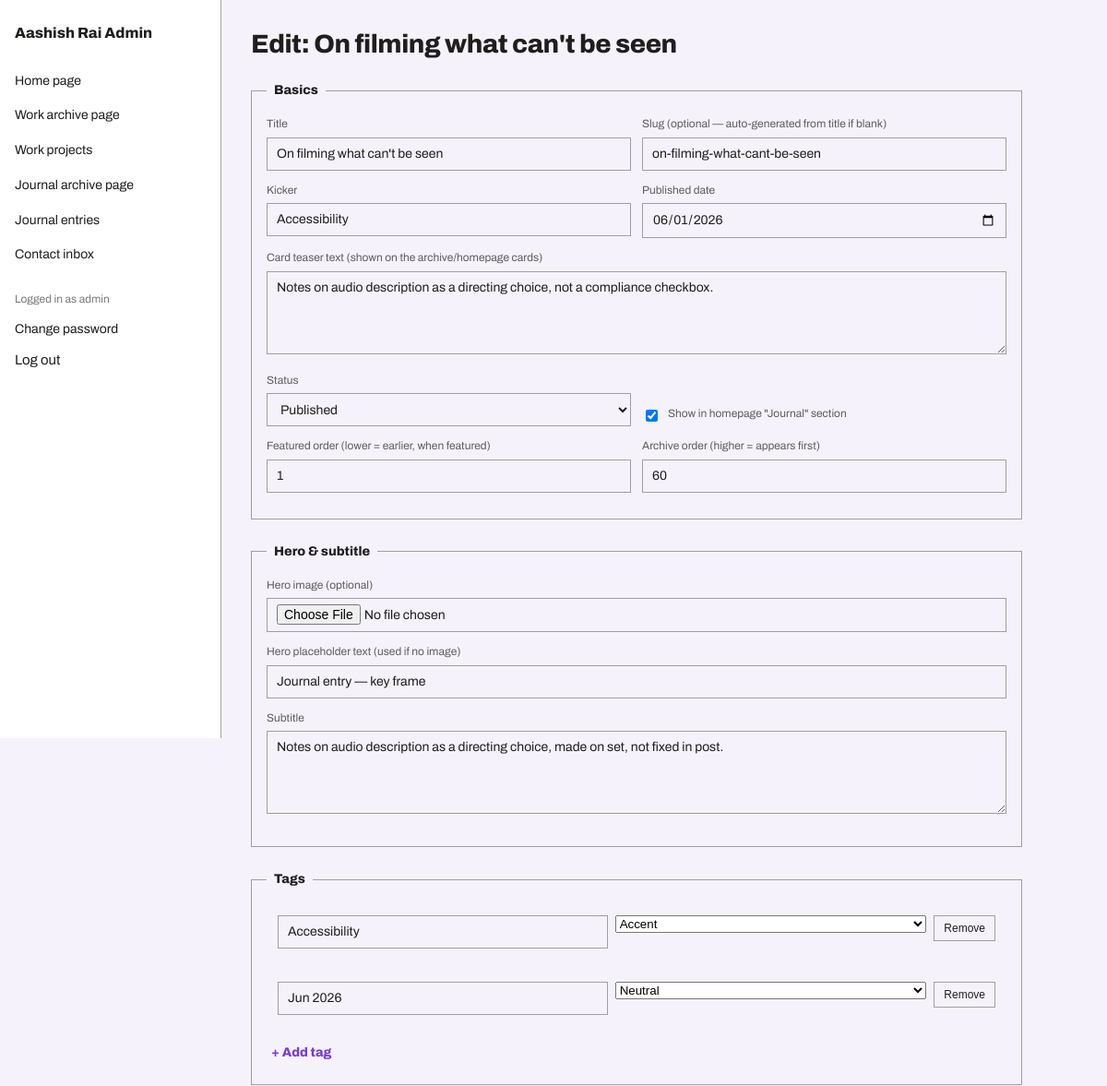
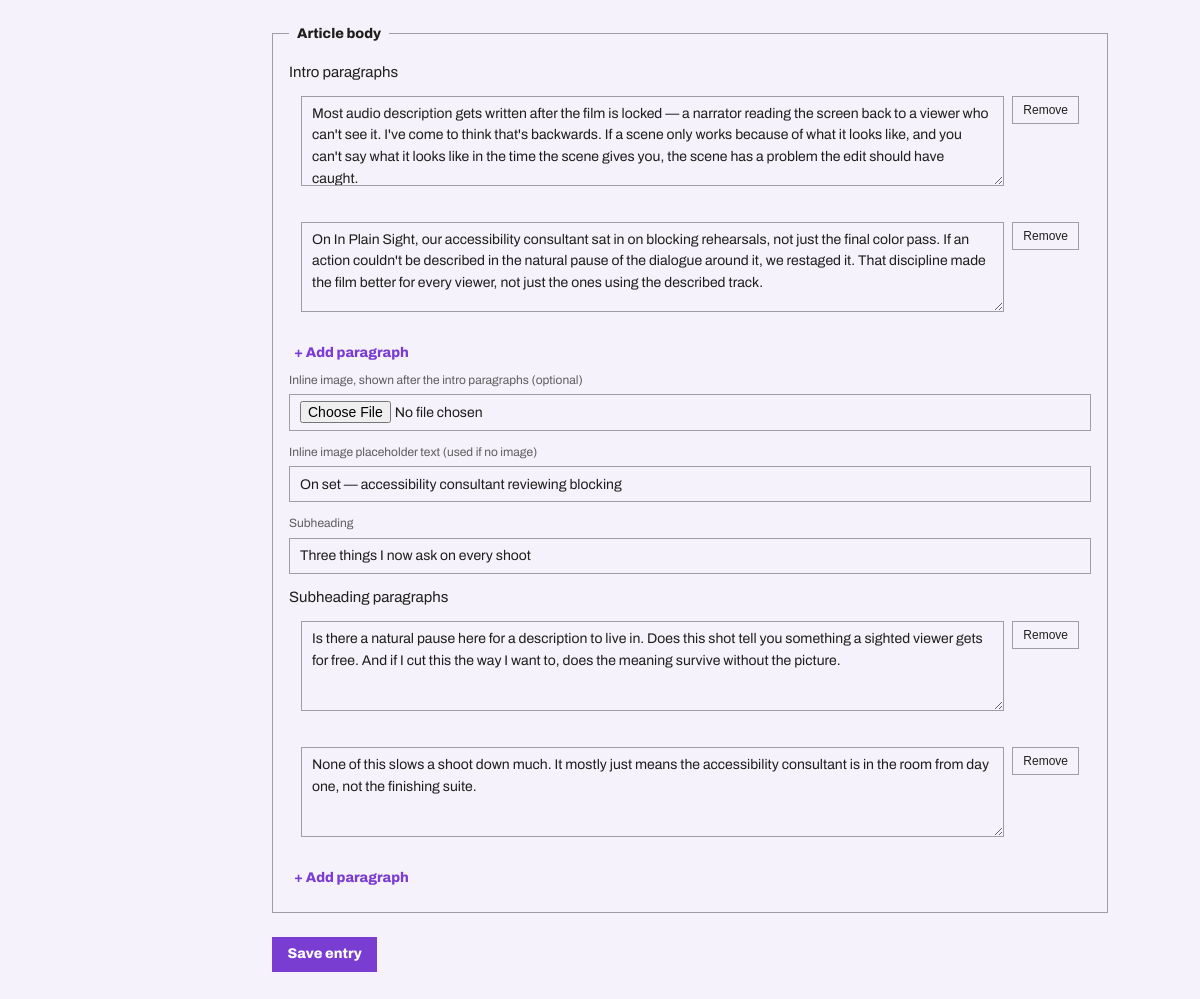
The app's page /admin/journal-entry-edit.php?id=1 (signed in) with its own data (2 pictures, top to bottom).
### tables this page shows
CREATE TABLE journal_entries (
  id INT UNSIGNED PRIMARY KEY AUTO_INCREMENT,
  slug VARCHAR(191) NOT NULL UNIQUE,
  title VARCHAR(200) NOT NULL,
  kicker VARCHAR(64) NOT NULL,
  card_body TEXT NOT NULL,
  published_on DATE NOT NULL,
  subtitle VARCHAR(255) NOT NULL,
  hero_image_path VARCHAR(255) NULL,
  hero_placeholder_text VARCHAR(160) NOT NULL,
  intro_paragraphs JSON NOT NULL,
  inline_image_path VARCHAR(255) NULL,
  inline_placeholder_text VARCHAR(160) NOT NULL,
  subheading VARCHAR(160) NOT NULL,
  subheading_paragraphs JSON NOT NULL,
  tags JSON NOT NULL,
  archive_sort_order INT NOT NULL DEFAULT 0,
  featured_sort_order INT NULL,
  status ENUM('published','draft') NOT NULL DEFAULT 'published',
  created_at TIMESTAMP NOT NULL DEFAULT CURRENT_TIMESTAMP,
  updated_at TIMESTAMP NOT NULL DEFAULT CURRENT_TIMESTAMP ON UPDATE CURRENT_TIMESTAMP,
  INDEX idx_featured (status, featured_sort_order),
  INDEX idx_archive (status, archive_sort_order)
);

### includes/functions.php (called while the page is built)
<?php
function asset_url(string $path): string
{
    return '/assets/' . ltrim($path, '/');
}
function e(string $value): string
{
    return htmlspecialchars($value, ENT_QUOTES, 'UTF-8');
}

### config/database.php (called while the page is built, shortened)
<?php
function get_db(): PDO
{
    static $pdo = null;
    if ($pdo instanceof PDO) {
        return $pdo;
    }
    $host = getenv('DB_HOST') ?: 'localhost';
    $name = getenv('DB_NAME') ?: '';
    $user = getenv('DB_USER') ?: '';
    $pass = getenv('DB_PASS') ?: '';
    $dsn = "mysql:host={$host};dbname={$name};charset=utf8mb4";
    try {
        $pdo = new PDO($dsn, $user, $pass, [
            PDO::ATTR_ERRMODE => PDO::ERRMODE_EXCEPTION,
            PDO::ATTR_DEFAULT_FETCH_MODE => PDO::FETCH_ASSOC,
            PDO::ATTR_EMULATE_PREPARES => false,
        ]);
    } catch (PDOException $e) {
        if (APP_ENV !== 'production') {
            throw $e;
        }
        error_log('Database connection failed: ' . $e->getMessage());
        die('Something went wrong. Please try again later.');
    }
    return $pdo;
}

### admin/includes/auth.php (called while the page is built, shortened)
<?php
function current_admin(): ?array
{
    $stmt = get_db()->prepare('SELECT id, username FROM admin_users WHERE id = ?');
    $stmt->execute([$_SESSION['admin_user_id']]);
    $user = $stmt->fetch();
    return $user === false ? null : $user;
}
function require_login(): array
{
    $user = current_admin();
    return $user;
}

### includes/content.php (called while the page is built, shortened)
<?php
require_once __DIR__ . '/../config/database.php';
function decode_journal_entry(array $row): array
{
    $row['intro_paragraphs'] = json_decode($row['intro_paragraphs'], true);
    $row['subheading_paragraphs'] = json_decode($row['subheading_paragraphs'], true);
    $row['tags'] = json_decode($row['tags'], true);
    return $row;
}

### admin/journal-entry-edit.php (the view, shortened to what this page needs)
<?php
require_once __DIR__ . '/includes/auth.php';
$adminUser = require_login();
$pdo = get_db();
$id = isset($_GET['id']) ? (int) $_GET['id'] : (isset($_POST['id']) ? (int) $_POST['id'] : 0);
$isNew = $id === 0;
$entry = [
    'title' => '', 'slug' => '', 'kicker' => '', 'card_body' => '',
    'published_on' => date('Y-m-d'), 'subtitle' => '',
    'hero_image_path' => null, 'hero_placeholder_text' => '',
    'intro_paragraphs' => [],
    'inline_image_path' => null, 'inline_placeholder_text' => '',
    'subheading' => '', 'subheading_paragraphs' => [],
    'tags' => [],
    'archive_sort_order' => 0, 'featured_sort_order' => null,
    'status' => 'published',
];
if (!$isNew) {
    $stmt = $pdo->prepare('SELECT * FROM journal_entries WHERE id = ?');
    $stmt->execute([$id]);
    $row = $stmt->fetch();
    $entry = decode_journal_entry($row);
}
require __DIR__ . '/includes/header.php';
?>
<h1><?= $isNew ? 'New journal entry' : e('Edit: ' . $entry['title']) ?></h1>
<form method="post" enctype="multipart/form-data" class="admin-form">
<fieldset>
<legend>Basics</legend>
<div class="field-row">
<div class="field"><label>Title</label><input class="input" name="title" value="<?= e($entry['title']) ?>" required></div>
<div class="field"><label>Slug (optional — auto-generated from title if blank)</label><input class="input" name="slug" value="<?= e($entry['slug']) ?>" placeholder="e.g. on-filming-what-cant-be-seen"></div>
</div>
<div class="field-row">
<div class="field"><label>Kicker</label><input class="input" name="kicker" value="<?= e($entry['kicker']) ?>" required></div>
<div class="field"><label>Published date</label><input class="input" type="date" name="published_on" value="<?= e($entry['published_on']) ?>" required></div>
</div>
<div class="field"><label>Card teaser text (shown on the archive/homepage cards)</label><textarea class="input" name="card_body" required><?= e($entry['card_body']) ?></textarea></div>
<div class="field-row">
<div class="field"><label>Status</label>
<select class="input" name="status">
<option value="published" <?= $entry['status'] === 'published' ? 'selected' : '' ?>>Published</option>
</select>
</div>
<div class="field admin-checkbox-field" style="align-self:flex-end">
<input type="checkbox" id="is_featured" name="is_featured" value="1" <?= $entry['featured_sort_order'] !== null ? 'checked' : '' ?>>
<label for="is_featured">Show in homepage "Journal" section</label>
</div>
</div>
<div class="field-row">
<div class="field"><label>Featured order (lower = earlier, when featured)</label><input class="input" type="number" name="featured_sort_order" value="<?= (int) ($entry['featured_sort_order'] ?? 0) ?>"></div>
<div class="field"><label>Archive order (higher = appears first)</label><input class="input" type="number" name="archive_sort_order" value="<?= (int) $entry['archive_sort_order'] ?>"></div>
</div>
</fieldset>
<fieldset>
<legend>Hero &amp; subtitle</legend>
<div class="field"><label>Hero image (optional)</label><input class="input" type="file" name="hero_image" accept="image/jpeg,image/png,image/webp"></div>
<div class="field"><label>Hero placeholder text (used if no image)</label><input class="input" name="hero_placeholder_text" value="<?= e($entry['hero_placeholder_text']) ?>"></div>
<div class="field"><label>Subtitle</label><textarea class="input" name="subtitle"><?= e($entry['subtitle']) ?></textarea></div>
</fieldset>
<fieldset>
<legend>Tags</legend>
<div class="repeater" data-repeater>
<div class="repeater-items">
<?php foreach ($entry['tags'] as $i => $tag): ?>
<div class="repeater-item">
<input class="input" name="tags[<?= $i ?>][label]" value="<?= e($tag['label']) ?>" placeholder="Label">
<select name="tags[<?= $i ?>][variant]">
<option value="accent" <?= $tag['variant'] === 'accent' ? 'selected' : '' ?>>Accent</option>
<option value="neutral" <?= $tag['variant'] === 'neutral' ? 'selected' : '' ?>>Neutral</option>
</select>
<button type="button" class="repeater-remove">Remove</button>
</div>
<?php endforeach; ?>
</div>
<button type="button" class="btn btn-ghost repeater-add">+ Add tag</button>
</div>
</fieldset>
<fieldset>
<legend>Article body</legend>
<label>Intro paragraphs</label>
<div class="repeater" data-repeater>
<div class="repeater-items">
<?php foreach ($entry['intro_paragraphs'] as $i => $para): ?>
<div class="repeater-item">
<textarea class="input" name="intro_paragraphs[<?= $i ?>][text]" placeholder="Paragraph text"><?= e($para['text']) ?></textarea>
<button type="button" class="repeater-remove">Remove</button>
</div>
<?php endforeach; ?>
</div>
<button type="button" class="btn btn-ghost repeater-add">+ Add paragraph</button>
</div>
<div class="field"><label>Inline image, shown after the intro paragraphs (optional)</label><input class="input" type="file" name="inline_image" accept="image/jpeg,image/png,image/webp"></div>
<div class="field"><label>Inline image placeholder text (used if no image)</label><input class="input" name="inline_placeholder_text" value="<?= e($entry['inline_placeholder_text']) ?>"></div>
<div class="field"><label>Subheading</label><input class="input" name="subheading" value="<?= e($entry['subheading']) ?>"></div>
<label>Subheading paragraphs</label>
<div class="repeater" data-repeater>
<div class="repeater-items">
<?php foreach ($entry['subheading_paragraphs'] as $i => $para): ?>
<div class="repeater-item">
<textarea class="input" name="subheading_paragraphs[<?= $i ?>][text]" placeholder="Paragraph text"><?= e($para['text']) ?></textarea>
<button type="button" class="repeater-remove">Remove</button>
</div>
<?php endforeach; ?>
</div>
<button type="button" class="btn btn-ghost repeater-add">+ Add paragraph</button>
</div>
</fieldset>
<button type="submit" class="btn btn-primary">Save entry</button>
</form>
<?php require __DIR__ . '/includes/footer.php'; ?>

### admin/includes/header.php (shortened to what this page needs)
<!DOCTYPE html>
<html lang="en">
<head>
<link rel="stylesheet" href="<?= asset_url('css/style.css') ?>">
<link rel="stylesheet" href="<?= asset_url('css/admin.css') ?>">
</head>
<body class="admin-body">
<div class="admin-shell">
<nav class="admin-sidebar">
<a href="/admin/index.php" class="admin-brand"><?= e(SITE_NAME) ?> Admin</a>
<div class="admin-nav-group">
<a href="/admin/settings-home.php">Home page</a>
<a href="/admin/settings-work.php">Work archive page</a>
<a href="/admin/work-projects.php">Work projects</a>
<a href="/admin/settings-journal.php">Journal archive page</a>
<a href="/admin/journal-entries.php">Journal entries</a>
<a href="/admin/contact-submissions.php">Contact inbox</a>
</div>
<div class="admin-nav-group">
<span class="admin-nav-user">Logged in as <?= e($adminUser['username'] ?? '') ?></span>
<a href="/admin/change-password.php">Change password</a>
<form action="/admin/logout.php" method="post" class="admin-logout-form">
<button type="submit" class="admin-link-button">Log out</button>
</form>
</div>
</nav>
<main class="admin-main">

### assets/css/style.css (style rules this page uses)
:root { --color-bg: #ffffff; --color-surface: #f6f2fb; --color-text: #201e1d; --color-accent: #7a3dd1; --color-accent-2: #7a3dd1; --color-divider: color-mix(in srgb, #201e1d 40%, transparent); --color-neutral-100: #f8f4f4; --color-neutral-200: #eae7e7; --color-neutral-300: #d7d3d3; --color-neutral-400: #bab6b6; --color-neutral-500: #9b9797; --color-neutral-600: #7d7979; --color-neutral-700: #605d5d; --color-neutral-800: #444141; --color-neutral-900: #2d2b2b; --color-accent-100: #f5edfc; --color-accent-200: #e6d2f7; --color-accent-300: #cfa9ef; --color-accent-400: #af79e2; --color-accent-500: #8f52d3; --color-accent-600: #64299f; --color-accent-700: #4c1e7a; --color-accent-800: #351454; --color-accent-900: #1f0c33; --color-accent-2-100: #f5edfc; --color-accent-2-200: #e6d2f7; --color-accent-2-300: #cfa9ef; --color-accent-2-400: #af79e2; --color-accent-2-500: #8f52d3; --color-accent-2-600: #64299f; --color-accent-2-700: #4c1e7a; --color-accent-2-800: #351454; --color-accent-2-900: #1f0c33; --font-heading: "Archivo", system-ui, sans-serif; --font-heading-weight: 800; --font-body: "Archivo", system-ui, sans-serif; --space-1: 4.0px; --space-2: 8.0px; --space-3: 12.0px; --space-4: 16.0px; --space-6: 24.0px; --space-8: 32.0px; --radius-sm: 0px; --radius-md: 0px; --radius-lg: 0px; --shadow-sm: 0 1px 2px color-mix(in srgb, #2d2b2b 14%, transparent); --shadow-md: 0 3px 10px color-mix(in srgb, #2d2b2b 16%, transparent); --shadow-lg: 0 12px 32px color-mix(in srgb, #2d2b2b 22%, transparent); }
*, *::before, *::after { box-sizing: border-box; }
html { scroll-behavior: smooth; }
body { margin: 0; background: var(--color-bg); color: var(--color-text); font-family: var(--font-body); font-size: 15px; line-height: 1.55; font-weight: 400; }
h1, h2, h3, h4, h5, h6 { font-family: var(--font-heading); font-weight: var(--font-heading-weight); line-height: 1.12; letter-spacing: -0.015em; margin: 0 0 var(--space-2); }
h1 { font-size: 42px; }
a { color: var(--color-accent); text-underline-offset: 3px; }
.btn { display: inline-flex; align-items: center; justify-content: center; gap: 6px; cursor: pointer; text-decoration: none; font-family: var(--font-heading); font-weight: var(--font-heading-weight); font-size: 14px; line-height: 1.2; color: var(--color-text); background: transparent; border: 1px solid transparent; padding: var(--space-2) calc(var(--space-3) * 1.2); border-radius: var(--radius-md); }
.btn-primary { background: var(--color-accent); color: var(--color-bg); }
.btn-ghost { color: var(--color-accent); padding-inline: var(--space-1); }
.field > label { display: block; font-size: 12px; margin-bottom: 5px; color: color-mix(in srgb, var(--color-text) 70%, transparent); }
.input { width: 100%; min-height: 36px; padding: 6px 10px; font: inherit; font-size: 14px; color: var(--color-text); caret-color: var(--color-accent); background: var(--color-surface); border: 1px solid var(--color-divider); border-radius: var(--radius-md); }
textarea.input { min-height: 90px; resize: vertical; }

### records on screen
journal_entries: title "Edit: On filming what can't be seen", title "On filming what can't be seen", slug "on-filming-what-cant-be-seen", kicker "Accessibility", published_on "06/01/2026", card_body "Notes on audio description as a directing choice, not a compliance checkbox.", status "Published", featured_sort_order "☑", featured_sort_order "1", archive_sort_order "60", hero_placeholder_text "Journal entry — key frame", subtitle "Notes on audio description as a directing choice, made on set, not fixed in post.", inline_placeholder_text "On set — accessibility consultant reviewing blocking", subheading "Three things I now ask on every shoot"

### other values on screen
SITE_NAME "Aashish Rai"
$adminUser['username'] "admin"
